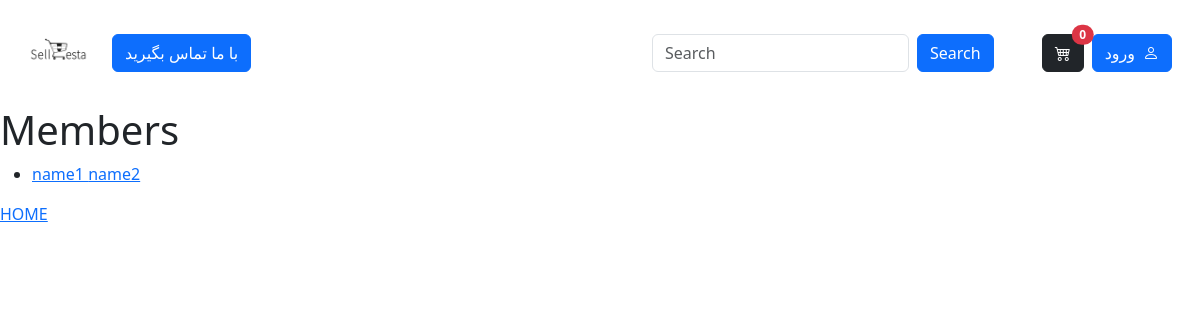
Page /members/members/ on the earlier database version.
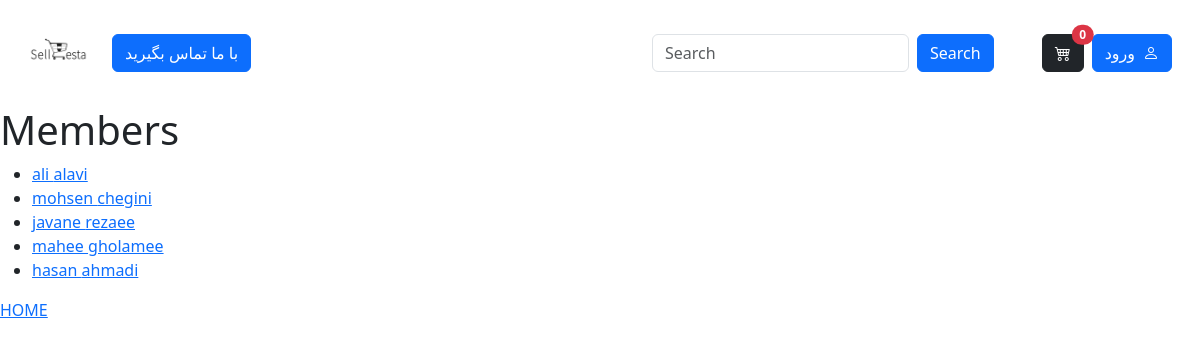
Same page on the later database version.
### members/models.py (models this page shows)
class Member(models.Model):
    firstname = models.CharField(max_length=255)
    lastname = models.CharField(max_length=255)
    phone  = models.IntegerField(null=True)
    joined_date = models.DateField(null=True)

### members/views.py (the view)
# urls.py: path('members/', views.members, name='members'),
def members(request):
    mymembers = Member.objects.all().values()
    template = loader.get_template('all_members.html')
    context = {
        'mymembers' : mymembers,
    }
    return HttpResponse(template.render(context , request))

### pages/context_processor.py (called while the page is built)
def pages_context(request):
    return {
        "pages" : Pages.objects.all()
    }

### members/templates/all_members.html (shortened to what this page needs)
{% extends "master.html" %}
{% block content %}
  <h1>Members</h1>
  <ul>
    {% for x in mymembers %}
      <li><a href="details/{{ x.id }}">{{ x.firstname }} {{ x.lastname }}</a></li>
    {% endfor %}
  </ul>
  <p><a href="/">HOME</a></p>
{% endblock %}

Differences in the rows shown:
removed Member: firstname "name1", lastname "name2"
added Member: firstname "ali", lastname "alavi"
added Member: firstname "mohsen", lastname "chegini"
added Member: firstname "javane", lastname "rezaee"
added Member: firstname "mahee", lastname "gholamee"
added Member: firstname "hasan", lastname "ahmadi"
